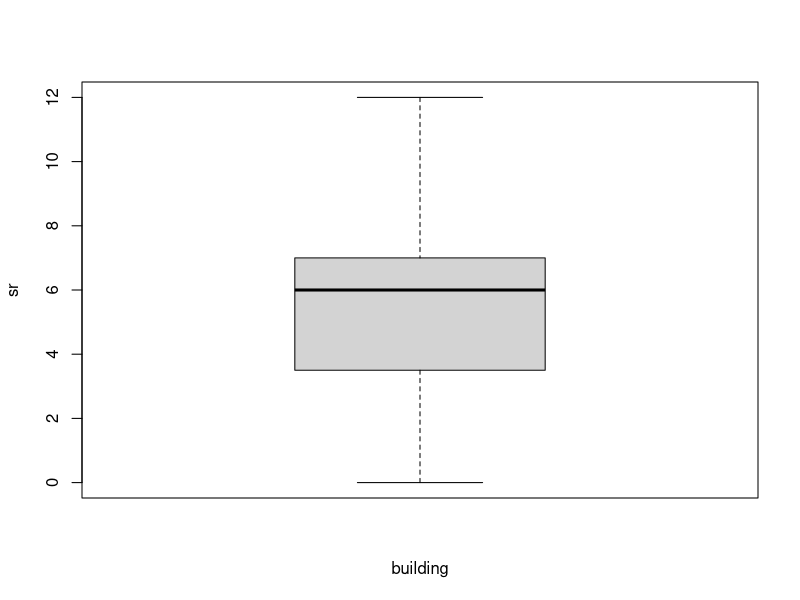
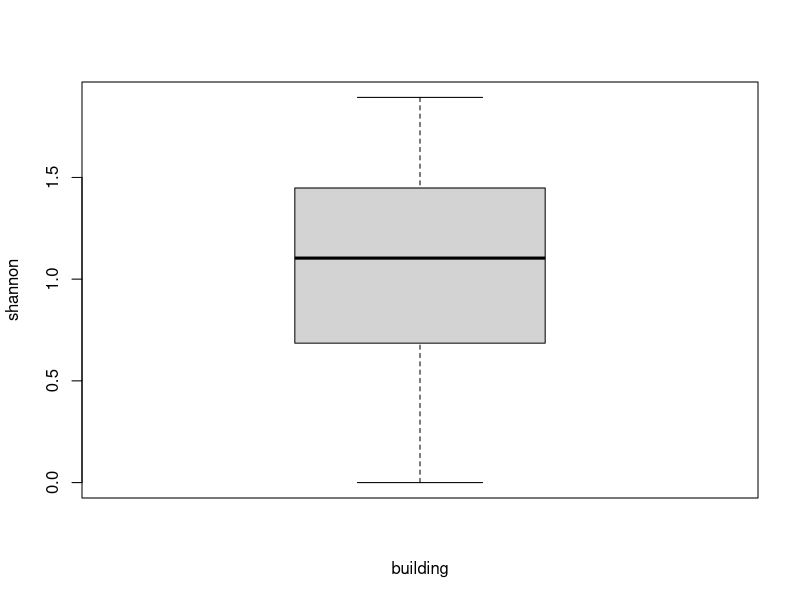
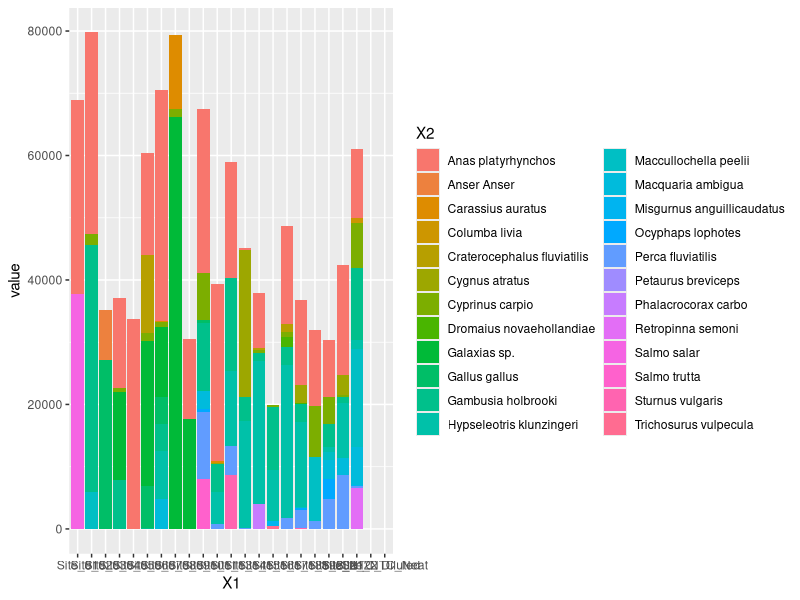
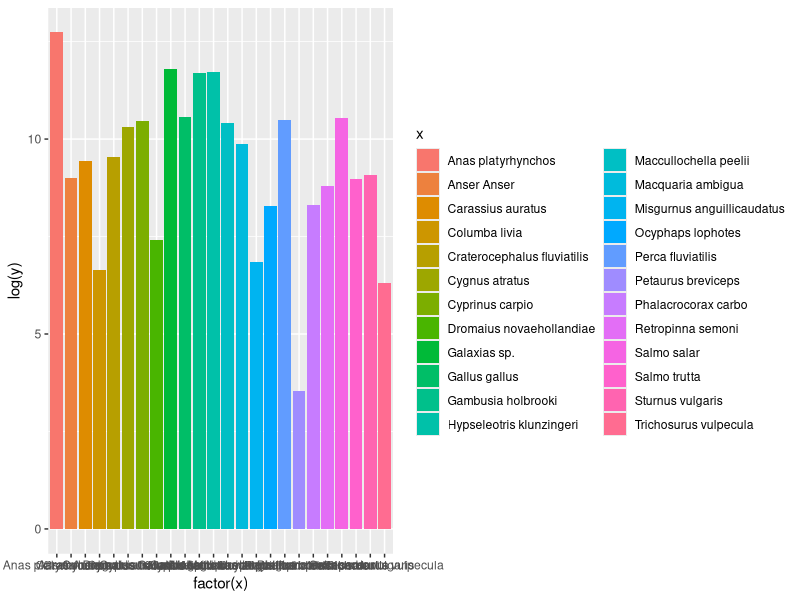

Here is the R script that generated these plots, in order: (Note: this script raises an error after producing the figures.)
library(vegan)
library(ggplot2)
library(tidyverse)


# load the species tables from a full run
species <- read.csv("data/species_matrix.csv", row.names = 1)

# we want to have samples in the rows and species in the columns
species <- t(species)

samples <- read.csv("data/sample_meta.csv", stringsAsFactors = TRUE)


samples$sr <- specnumber(species)
samples$shannon <- diversity(species, index = "shannon")


# check some relationships

boxplot(sr ~ building, data = samples)
boxplot(shannon ~ building, data = samples)

sp <- data.frame(species)
sp$samp <- rownames(sp)

library(reshape)

dat <- melt(species)

ggplot(dat, aes(x = X1, y = value)) +
    geom_bar(stat = "identity", aes(fill = X2))

sp2 <- data.frame(x = colnames(species), y = colSums(species))
ggplot(sp2, aes(x = factor(x), y = log(y), fill = x)) +
    geom_bar(stat = "identity")


###


mds <- metaMDS(species, distance = "bray")
plot(mds, type = "text", display = "sites")
plot(mds)
ordihull(mds, groups = samples$building, draw = "polygon", col = 2:3)


ano <- anosim(species, samples$building, distance = "bray")
ano

out <- c(
    "Salmo salar", "Sus scrofa", "Bos taurus", "Vulpes vulpes",
    "Canis lupus", "Ovis aries", "Gallus gallus", "Homo sapiens",
    "unknown", "Macropus giganteus"
)
sp3 <- species[, !colnames(species) %in% out]

index <- -which(rowSums(sp3) == 0)
sp4 <- sp3[-which(rowSums(sp3) == 0), ]
s2 <- samples[index, ]

s2$sr <- specnumber(sp4)
s2$shannon <- diversity(sp4, index = "shannon")
boxplot(sr ~ building, data = s2)
boxplot(shannon ~ building, data = s2)
t.test(shannon ~ building, data = s2)

mds <- metaMDS((sp4 > 0), distance = "bray")
plot(mds, type = "text", display = "sites")
plot(mds, type = "text")
ordihull(mds, groups = s2$building, draw = "polygon", col = 1:2)

ano <- anosim(sp4, s2$building, distance = "bray")
ano
